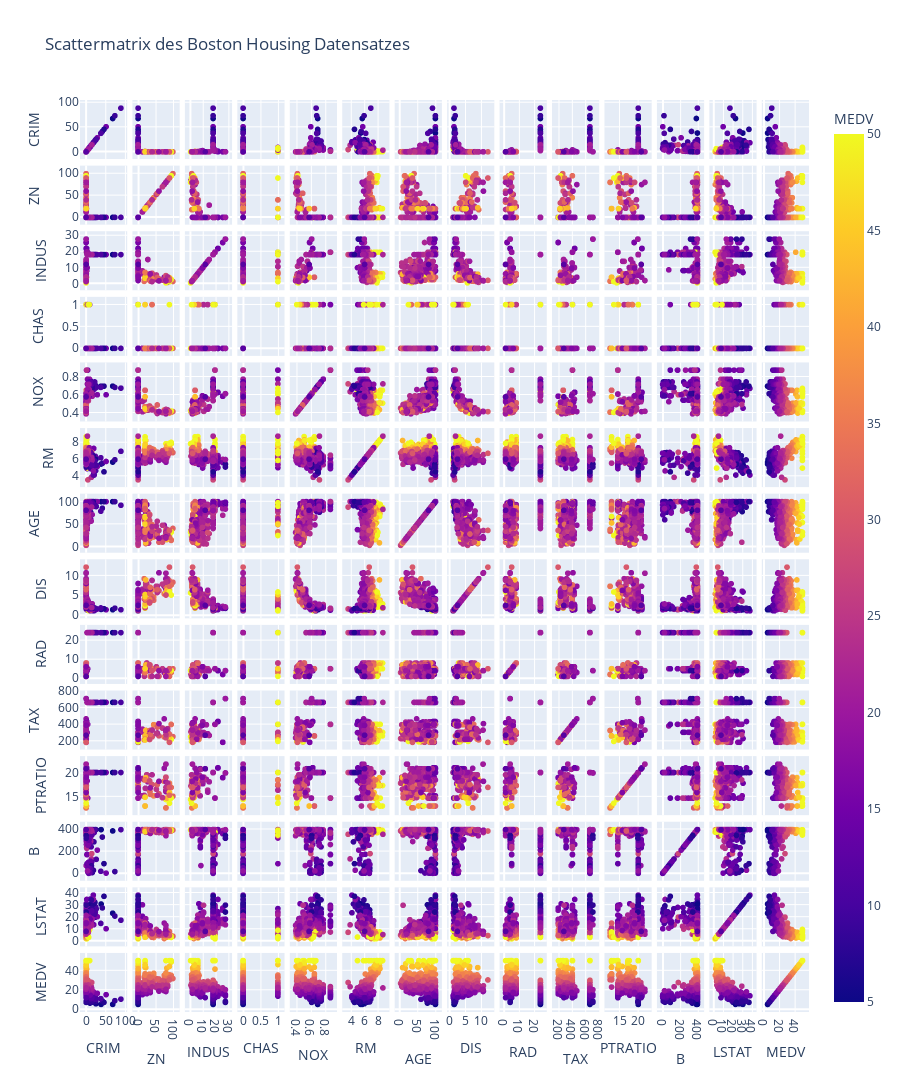

The cell this chart's notebook holds for it:
### Code cell
# Erstellen der Scattermatrix
fig = px.scatter_matrix(df, color='MEDV', title='Scattermatrix des Boston Housing Datensatzes', height=1200)
fig.show()

### Figure 1 — Plotly figure (JSON) as saved in the notebook; plotly's stock layout.template omitted (floating-point values rounded to 4 significant figures; data arrays with more than 128 entries replaced by an {"elided": "..."} marker saying what was removed)
{"data": [{"dimensions": [{"axis": {"matches": true}, "label": "CRIM", "values": {"elided": "506 float values"}}, {"axis": {"matches": true}, "label": "ZN", "values": {"elided": "506 float values"}}, {"axis": {"matches": true}, "label": "INDUS", "values": {"elided": "506 float values"}}, {"axis": {"matches": true}, "label": "CHAS", "values": {"elided": "506 int values"}}, {"axis": {"matches": true}, "label": "NOX", "values": {"elided": "506 float values"}}, {"axis": {"matches": true}, "label": "RM", "values": {"elided": "506 float values"}}, {"axis": {"matches": true}, "label": "AGE", "values": {"elided": "506 float values"}}, {"axis": {"matches": true}, "label": "DIS", "values": {"elided": "506 float values"}}, {"axis": {"matches": true}, "label": "RAD", "values": {"elided": "506 int values"}}, {"axis": {"matches": true}, "label": "TAX", "values": {"elided": "506 int values"}}, {"axis": {"matches": true}, "label": "PTRATIO", "values": {"elided": "506 float values"}}, {"axis": {"matches": true}, "label": "B", "values": {"elided": "506 float values"}}, {"axis": {"matches": true}, "label": "LSTAT", "values": {"elided": "506 float values"}}, {"axis": {"matches": true}, "label": "MEDV", "values": {"elided": "506 float values"}}], "hovertemplate": "%{xaxis.title.text}=%{x}<br>%{yaxis.title.text}=%{y}<br>MEDV=%{marker.color}<extra></extra>", "legendgroup": "", "marker": {"color": {"elided": "506 float values"}, "coloraxis": "coloraxis", "symbol": "circle"}, "name": "", "showlegend": false, "type": "splom"}], "layout": {"coloraxis": {"colorbar": {"title": {"text": "MEDV"}}, "colorscale": [[0, "#0d0887"], [0.1111, "#46039f"], [0.2222, "#7201a8"], [0.3333, "#9c179e"], [0.4444, "#bd3786"], [0.5556, "#d8576b"], [0.6667, "#ed7953"], [0.7778, "#fb9f3a"], [0.8889, "#fdca26"], [1, "#f0f921"]]}, "dragmode": "select", "height": 1200, "legend": {"tracegroupgap": 0}, "title": {"text": "Scattermatrix des Boston Housing Datensatzes"}}}
